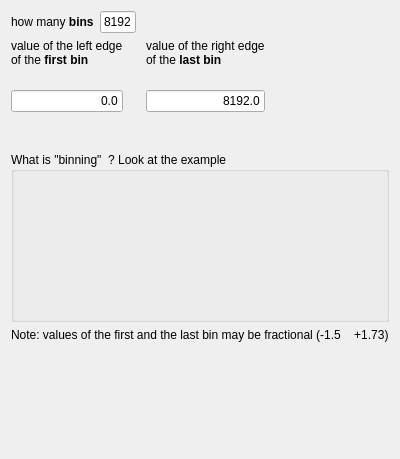
  <widget class="QWizardPage" name="wizardPage_1D_binning">
   <property name="title">
    <string>Binning</string>
   </property>
   <property name="subTitle">
    <string>specify a binning for your 1D spectrum</string>
   </property>
   <attribute name="pageId">
    <string notr="true">20</string>
   </attribute>
   <layout class="QVBoxLayout" name="verticalLayout_3">
    <item>
     <layout class="QHBoxLayout" name="horizontalLayout_3" stretch="1,1,7">
      <item>
       <widget class="QLabel" name="textLabel1">
        <property name="text">
         <string>&lt;html&gt;&lt;head/&gt;&lt;body&gt;&lt;p&gt;how many &lt;span style=&quot; font-weight:600;&quot;&gt;bins&lt;/span&gt;&lt;/p&gt;&lt;/body&gt;&lt;/html&gt;</string>
        </property>
        <property name="wordWrap">
         <bool>false</bool>
        </property>
       </widget>
      </item>
      <item>
       <widget class="QLineEdit" name="lineEdit_bins">
        <property name="text">
         <string>8192</string>
        </property>
        <property name="maxLength">
         <number>8</number>
        </property>
        <property name="alignment">
         <set>Qt::AlignRight</set>
        </property>
       </widget>
      </item>
      <item>
       <spacer name="horizontalSpacer">
        <property name="orientation">
         <enum>Qt::Horizontal</enum>
        </property>
        <property name="sizeHint" stdset="0">
         <size>
          <width>40</width>
          <height>20</height>
         </size>
        </property>
       </spacer>
      </item>
     </layout>
    </item>
    <item>
     <layout class="QHBoxLayout" name="horizontalLayout_4">
      <item>
       <layout class="QHBoxLayout" name="horizontalLayout_2">
        <property name="spacing">
         <number>23</number>
        </property>
        <item>
         <layout class="QVBoxLayout" name="verticalLayout">
          <item>
           <widget class="QLabel" name="textLabel1_2">
            <property name="text">
             <string>&lt;html&gt;&lt;head/&gt;&lt;body&gt;&lt;p&gt;value of the left edge &lt;br/&gt;of the &lt;span style=&quot; font-weight:600;&quot;&gt;first bin&lt;/span&gt;&lt;/p&gt;&lt;/body&gt;&lt;/html&gt;</string>
            </property>
            <property name="wordWrap">
             <bool>false</bool>
            </property>
           </widget>
          </item>
          <item>
           <widget class="QLineEdit" name="lineEdit_first_bin">
            <property name="text">
             <string>0.0</string>
            </property>
            <property name="maxLength">
             <number>8</number>
            </property>
            <property name="alignment">
             <set>Qt::AlignRight</set>
            </property>
           </widget>
          </item>
         </layout>
        </item>
        <item>
         <layout class="QVBoxLayout" name="verticalLayout_2">
          <item>
           <widget class="QLabel" name="textLabel1_2_2">
            <property name="text">
             <string>&lt;html&gt;&lt;head/&gt;&lt;body&gt;&lt;p&gt;value of the right edge &lt;br/&gt;of the &lt;span style=&quot; font-weight:600;&quot;&gt;last bin&lt;/span&gt;&lt;/p&gt;&lt;/body&gt;&lt;/html&gt;</string>
            </property>
            <property name="wordWrap">
             <bool>false</bool>
            </property>
           </widget>
          </item>
          <item>
           <widget class="QLineEdit" name="lineEdit_last_bin">
            <property name="text">
             <string>8192.0</string>
            </property>
            <property name="alignment">
             <set>Qt::AlignRight</set>
            </property>
           </widget>
          </item>
         </layout>
        </item>
       </layout>
      </item>
      <item>
       <spacer name="horizontalSpacer_2">
        <property name="orientation">
         <enum>Qt::Horizontal</enum>
        </property>
        <property name="sizeHint" stdset="0">
         <size>
          <width>40</width>
          <height>20</height>
         </size>
        </property>
       </spacer>
      </item>
     </layout>
    </item>
    <item>
     <spacer name="verticalSpacer">
      <property name="orientation">
       <enum>Qt::Vertical</enum>
      </property>
      <property name="sizeHint" stdset="0">
       <size>
        <width>20</width>
        <height>34</height>
       </size>
      </property>
     </spacer>
    </item>
    <item>
     <widget class="QGroupBox" name="groupBox">
      <property name="minimumSize">
       <size>
        <width>0</width>
        <height>170</height>
       </size>
      </property>
      <property name="title">
       <string>What is &quot;binning&quot;  ? Look at the example</string>
      </property>
      <layout class="QHBoxLayout" name="horizontalLayout">
       <item>
        <widget class="QLabel" name="pixmapLabel1">
         <property name="sizePolicy">
          <sizepolicy hsizetype="Fixed" vsizetype="Fixed">
           <horstretch>0</horstretch>
           <verstretch>0</verstretch>
          </sizepolicy>
         </property>
         <property name="maximumSize">
          <size>
           <width>250</width>
           <height>200</height>
          </size>
         </property>
         <property name="pixmap">
          <pixmap resource="greware_icons.qrc">:/images/images/1d_binning.png</pixmap>
         </property>
         <property name="scaledContents">
          <bool>true</bool>
         </property>
         <property name="alignment">
          <set>Qt::AlignCenter</set>
         </property>
         <property name="wordWrap">
          <bool>false</bool>
         </property>
        </widget>
       </item>
      </layout>
     </widget>
    </item>
    <item>
     <widget class="QLabel" name="textLabel1_6">
      <property name="text">
       <string>Note: values of the first and the last bin may be fractional (-1.5    +1.73)</string>
      </property>
      <property name="wordWrap">
       <bool>false</bool>
      </property>
     </widget>
    </item>
    <item>
     <spacer name="verticalSpacer_2">
      <property name="orientation">
       <enum>Qt::Vertical</enum>
      </property>
      <property name="sizeHint" stdset="0">
       <size>
        <width>20</width>
        <height>106</height>
       </size>
      </property>
     </spacer>
    </item>
   </layout>
   <zorder>textLabel1_6</zorder>
   <zorder>groupBox</zorder>
  </widget>
